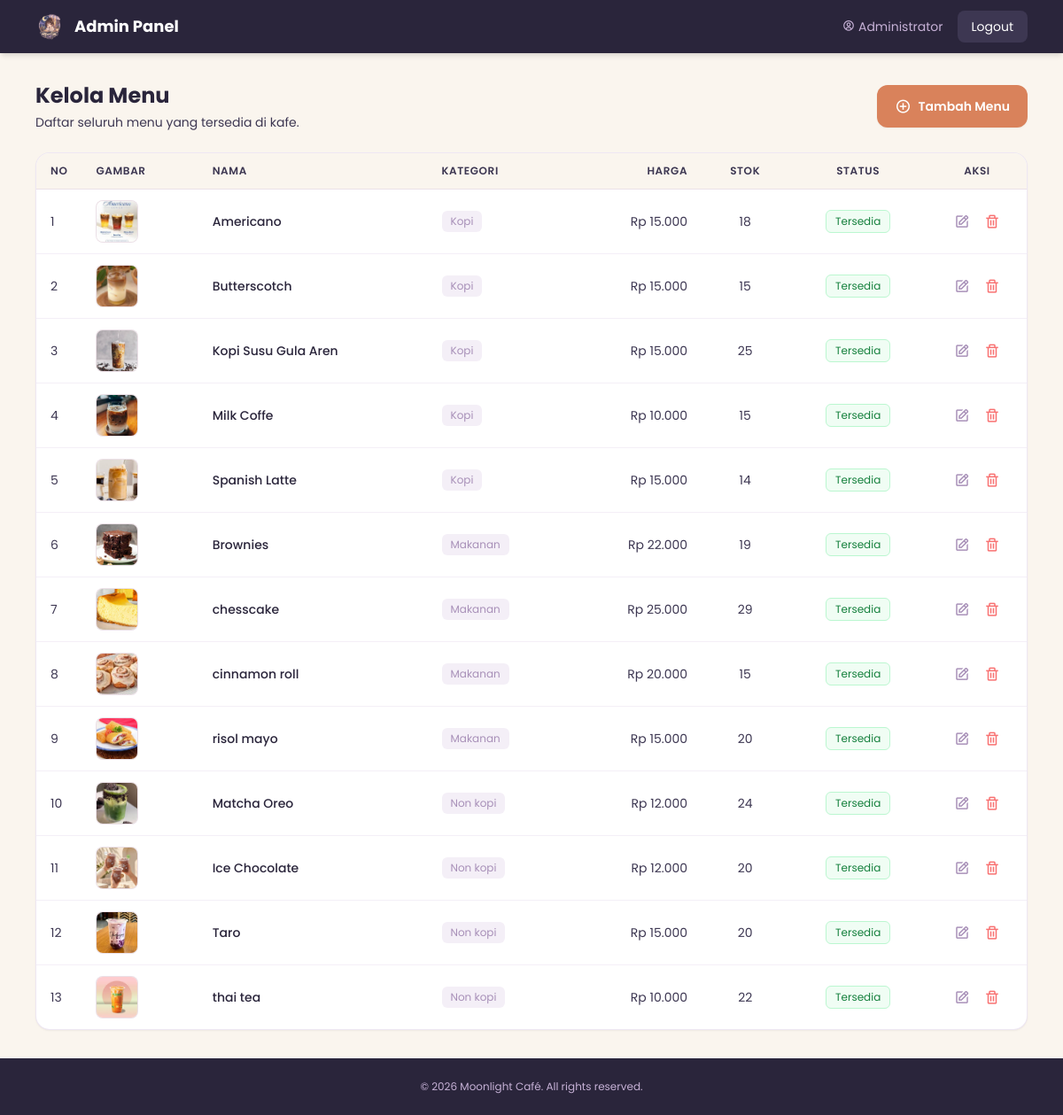
Page /admin/menu.php (signed in) on the committed database.
### tables this page shows
CREATE TABLE `menu` (
  `id` int(11) NOT NULL,
  `nama_menu` varchar(100) NOT NULL,
  `kategori` varchar(50) NOT NULL,
  `harga` decimal(10,2) NOT NULL,
  `deskripsi` text DEFAULT NULL,
  `stok` int(11) DEFAULT 0,
  `gambar` varchar(255) DEFAULT NULL,
  `status` enum('tersedia','habis') DEFAULT 'tersedia',
  `created_at` timestamp NOT NULL DEFAULT current_timestamp(),
  `updated_at` timestamp NOT NULL DEFAULT current_timestamp() ON UPDATE current_timestamp()
);

### config/koneksi.php (called while the page is built, shortened)
<?php
function rupiah($angka) {
    return "Rp " . number_format($angka, 0, ',', '.');
}
$base_url = "http://localhost/taking_order_canai/";
?>

### admin/menu.php (the view, shortened to what this page needs)
<?php
require_once '../config/koneksi.php';
include '../includes/header.php';
$q = mysqli_query($koneksi, "SELECT * FROM menu ORDER BY kategori, nama_menu");
?>
<nav class="bg-midnight text-white shadow-md">
    <div class="container mx-auto px-4 py-3 flex justify-between items-center max-w-6xl">
        <a class="text-lg font-bold flex items-center gap-3" href="<?= $base_url; ?>admin/dashboard.php">
            <img src="<?= $base_url; ?>assets/logo-brand.png" alt="Logo" class="h-8 w-auto object-contain">
            <span class="hidden sm:block">Admin Panel</span>
        </a>
        <div class="flex items-center gap-4">
            <span class="text-sm text-lavender hidden md:inline"><i class='bx bx-user-circle mr-1'></i><?= htmlspecialchars($_SESSION['admin_nama']); ?></span>
            <a href="logout.php" class="text-sm bg-slate hover:bg-wood px-4 py-2 rounded-lg transition">Logout</a>
        </div>
    </div>
</nav>
<div class="container mx-auto px-4 py-8 max-w-6xl flex-grow">
    <div class="flex flex-col sm:flex-row justify-between items-start sm:items-center mb-6 gap-4">
        <div>
            <h1 class="text-2xl font-bold text-midnight">Kelola Menu</h1>
            <p class="text-slate text-sm mt-1">Daftar seluruh menu yang tersedia di kafe.</p>
        </div>
        <a href="menu_tambah.php" class="inline-flex items-center gap-2 bg-amber hover:bg-wood text-white font-semibold py-2.5 px-5 rounded-xl shadow-sm transition text-sm">
            <i class='bx bx-plus-circle text-lg'></i> Tambah Menu
        </a>
    </div>
    <div class="bg-white rounded-2xl shadow-sm border border-lavender/30 overflow-hidden">
        <div class="overflow-x-auto">
            <table class="w-full text-sm text-left">
                <thead class="bg-cream text-slate uppercase text-xs tracking-wider border-b border-lavender/30">
                    <tr>
                        <th class="px-4 py-3 font-semibold w-12">No</th>
                        <th class="px-4 py-3 font-semibold">Gambar</th>
                        <th class="px-4 py-3 font-semibold">Nama</th>
                        <th class="px-4 py-3 font-semibold">Kategori</th>
                        <th class="px-4 py-3 font-semibold text-right">Harga</th>
                        <th class="px-4 py-3 font-semibold text-center">Stok</th>
                        <th class="px-4 py-3 font-semibold text-center">Status</th>
                        <th class="px-4 py-3 font-semibold text-center w-28">Aksi</th>
                    </tr>
                </thead>
                <tbody class="divide-y divide-lavender/20">
                    <?php $no=1; while ($m = mysqli_fetch_assoc($q)): ?>
                    <tr class="hover:bg-cream/50 transition">
                        <td class="px-4 py-3 text-slate"><?= $no++; ?></td>
                        <td class="px-4 py-3">
                            <div class="w-12 h-12 rounded-lg bg-cream overflow-hidden border border-lavender/30">
                                <img src="<?= $base_url; ?>assets/img/menu/<?= htmlspecialchars($m['gambar']); ?>" alt="<?= htmlspecialchars($m['nama_menu']); ?>" class="w-full h-full object-cover" onerror="this.src='https://placehold.co/100x100/FAF5EE/C6B1D6?text=No+Img'">
                            </div>
                        </td>
                        <td class="px-4 py-3 font-medium text-midnight"><?= htmlspecialchars($m['nama_menu']); ?></td>
                        <td class="px-4 py-3"><span class="inline-block bg-lavender/20 text-plum text-xs px-2.5 py-1 rounded-md"><?= htmlspecialchars($m['kategori']); ?></span></td>
                        <td class="px-4 py-3 text-right text-slate"><?= rupiah($m['harga']); ?></td>
                        <td class="px-4 py-3 text-center text-slate"><?= $m['stok']; ?></td>
                        <td class="px-4 py-3 text-center">
                            <?php if ($m['status'] == 'tersedia'): ?>
                                <span class="inline-block bg-green-50 text-green-700 border border-green-200 text-xs px-2.5 py-1 rounded-md">Tersedia</span>
                            <?php else: ?>
                                <span class="inline-block bg-red-50 text-red-700 border border-red-200 text-xs px-2.5 py-1 rounded-md">Habis</span>
                            <?php endif; ?>
                        </td>
                        <td class="px-4 py-3">
                            <div class="flex justify-center gap-1">
                                <a href="menu_edit.php?id=<?= $m['id']; ?>" class="p-1.5 text-plum hover:text-amber transition" title="Edit"><i class='bx bx-edit text-lg'></i></a>
                                <a href="menu_hapus.php?id=<?= $m['id']; ?>" class="p-1.5 text-red-400 hover:text-red-600 transition" title="Hapus" onclick="return confirm('Hapus menu ini?')"><i class='bx bx-trash text-lg'></i></a>
                            </div>
                        </td>
                    </tr>
                    <?php endwhile; ?>
                </tbody>
            </table>
        </div>
    </div>
</div>
<?php include '../includes/footer.php'; ?>

### includes/header.php (shortened to what this page needs)
<!DOCTYPE html>
<html lang="id">
<head>
    <script src="https://cdn.tailwindcss.com"></script>
    <link href='https://unpkg.com/boxicons@2.1.4/css/boxicons.min.css' rel='stylesheet'>
</head>
<body class="antialiased min-h-screen flex flex-col">

### includes/footer.php
<footer class="bg-midnight text-lavender py-6 mt-auto">
    <div class="container mx-auto px-4 text-center text-xs">
        <p>&copy; <?= date('Y'); ?> Moonlight Café. All rights reserved.</p>
    </div>
</footer>
</body>
</html>

### includes/header.php (style rules this page uses)
body { background-color: #FAF5EE; color: #2A253B; }

### rows in the picture
menu: gambar (picture), nama_menu "Americano", kategori "Kopi", harga "Rp 15.000", stok "18", status "Tersedia"
menu: gambar (picture), nama_menu "Butterscotch", kategori "Kopi", harga "Rp 15.000", stok "15", status "Tersedia"
menu: gambar (picture), nama_menu "Kopi Susu Gula Aren", kategori "Kopi", harga "Rp 15.000", stok "25", status "Tersedia"
menu: gambar (picture), nama_menu "Milk Coffe", kategori "Kopi", harga "Rp 10.000", stok "15", status "Tersedia"
menu: gambar (picture), nama_menu "Spanish Latte", kategori "Kopi", harga "Rp 15.000", stok "14", status "Tersedia"
menu: gambar (picture), nama_menu "Brownies", kategori "Makanan", harga "Rp 22.000", stok "19", status "Tersedia"
menu: gambar (picture), nama_menu "chesscake", kategori "Makanan", harga "Rp 25.000", stok "29", status "Tersedia"
menu: gambar (picture), nama_menu "cinnamon roll", kategori "Makanan", harga "Rp 20.000", stok "15", status "Tersedia"
menu: gambar (picture), nama_menu "risol mayo", kategori "Makanan", harga "Rp 15.000", stok "20", status "Tersedia"
menu: gambar (picture), nama_menu "Matcha Oreo", kategori "Non kopi", harga "Rp 12.000", stok "24", status "Tersedia"
menu: gambar (picture), nama_menu "Ice Chocolate", kategori "Non kopi", harga "Rp 12.000", stok "20", status "Tersedia"
menu: gambar (picture), nama_menu "Taro", kategori "Non kopi", harga "Rp 15.000", stok "20", status "Tersedia"
menu: gambar (picture), nama_menu "thai tea", kategori "Non kopi", harga "Rp 10.000", stok "22", status "Tersedia"

### other values in the picture
$_SESSION['admin_nama'] "Administrator"
